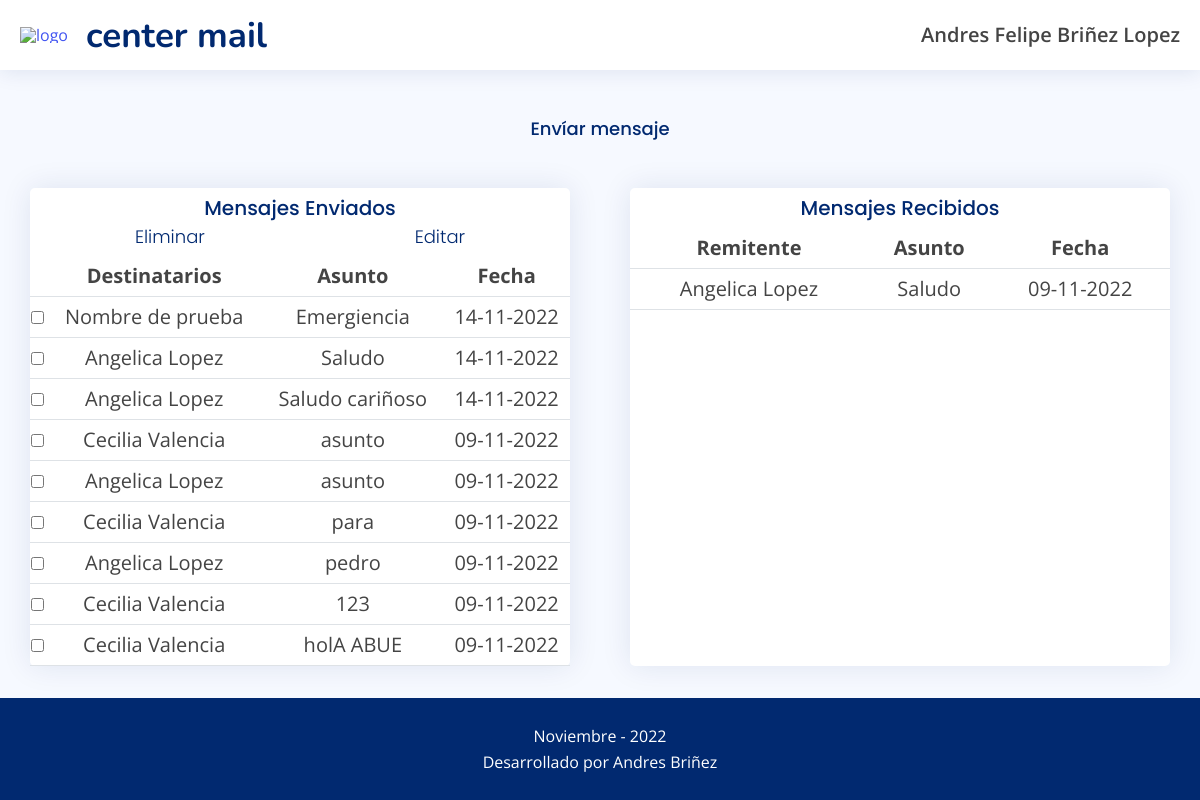
Page / (signed in) on the earlier database version.
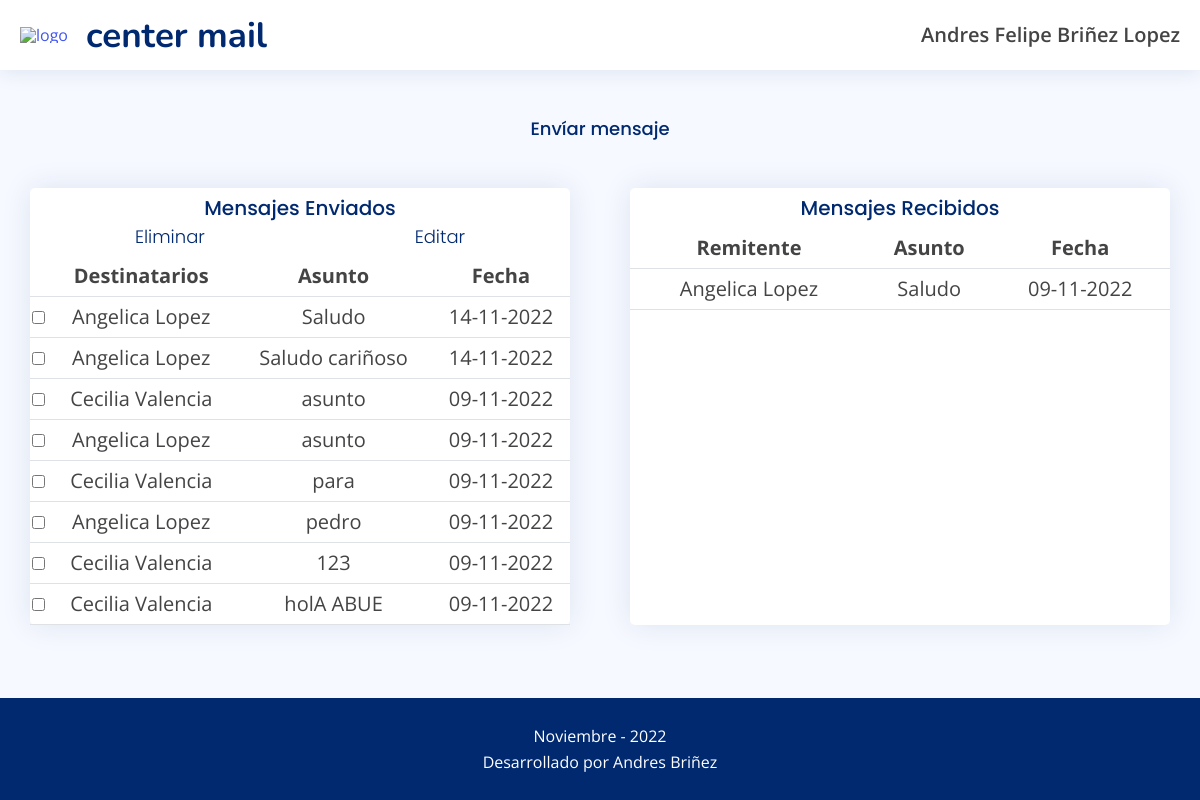
Same page on the later database version.
### tables this page shows
CREATE TABLE mensajes (mensajeID INTEGER PRIMARY KEY UNIQUE NOT NULL, asunto CHAR, mensaje CHAR, fecha CHAR, "from" CHAR, "to" INTEGER);

CREATE TABLE usuarios (id INTEGER PRIMARY KEY UNIQUE NOT NULL, name CHAR NOT NULL, password CHAR NOT NULL, correo CHAR NOT NULL);

### app.py (the view)
@app.route('/',methods=['GET','POST'])
def inicio():
    if 'id' in session:
        userName=session['userName']
        print(userName)
        print(session['id'])
        Enviados=DB.MensajesEnviados(userName)
        Recibidos=DB.MensajesRecibidos(userName)
        print(Enviados)
        print(Recibidos)
        return render_template('index.html',messagesEnd=Enviados,messagesRecibidos=Recibidos)
    else:
        return render_template('accesoDenegado.html')

### controller.py (called while the page is built)
def conexionDB():
    try:
        con =sql.connect('DB.db')
        print('Conexion exitosa')
        return con
    except Exception as error:
        print("Error Conexión",error )

def ejecutarSentenciaSQL(sql):
    try:
        conexion=conexionDB()
        cursor=conexion.cursor()#  cursor el cual es el que ejecuta las consultas sql
        cursor.execute(sql) # ejecuta la sentencia
        print('Sentencia ejecutada')
        conexion.commit() # realiza la sentencia sql
        resultado=cursor.fetchall()
        return resultado
    except Exception as e:
        print("Error al ejecutar la sentencia: " + str(e))
        return False

def MensajesEnviados(origen):
    try:
        sql= "SELECT \"mensajeID\", u.\"name\",asunto,fecha FROM mensajes m  JOIN usuarios u ON m.\"to\"  = u.id WHERE \"from\" = '"+origen+"' ORDER BY fecha DESC ;"
        print(sql)
        resultado=ejecutarSentenciaSQL(sql)
        print(resultado)
        if (len(resultado)>0):
            return resultado # existen mensajes
        else :
            return 'no mensajes' # no hay mensajes
    except Exception as e:
        print("Error al traer los datos: " + str(e))

def MensajesRecibidos(origen):
    try:
        sql= "SELECT \"mensajeID\",\"from\",asunto,fecha,u.\"name\" FROM mensajes m  JOIN usuarios u ON m.\"to\"  = u.id WHERE \"name\" = '"+origen+"' ORDER BY fecha DESC ;"
        print(sql)
        resultado= ejecutarSentenciaSQL(sql)
        print(resultado)
        if (len(resultado)>0):
            return resultado # existe
        else :
            return 'no mensajes' # no existe
    except Exception as e:
        print("Error al traer los datos: " + str(e))

### templates/index.html (shortened to what this page needs)
{%extends 'base.html'%}
{% block style %}<link rel="stylesheet" href="/static/css/index.css" />{% endblock %}>
{% block nav %}
<nav>
    <div class="logo">
        <a href="{{url_for('inicio')}}">
            <img src="https://cdn-icons-png.flaticon.com/512/7677/7677701.png" alt="logo">
            <h1>center mail</h1>
        </a>
    </div>
    <div id="navegador">
        <ul>
        <li  id="seccion1"onmouseover="ver(1)" >{{session['userName']}}</a>
        </li>
        </ul>
    </div>
</nav>
{% endblock %}
{% block body %}
    <a id="endMessage" href="{{url_for('sendMessage')}}">Envíar mensaje</a>
    <div class="mensajes">
        <div class="mensajesEnviados">
            {% if messagesEnd != 'no mensajes' %}
                <div class="nav">
                    <h3 class="title">Mensajes Enviados </h3>
                    <div class="crud">
                        <a class="btnEliminar" href="">Eliminar</a>
                        <a class="btnEditar" href="">Editar</a>
                    </div>
                </div>
                <table>
                    <thead>
                        <tr>
                            <th></th>
                            <th>Destinatarios</th>
                            <th>Asunto</th>
                            <th>Fecha</th>
                        </tr>
                    </thead>
                    <tbody>
                {% for message in messagesEnd %}
                    <tr>
                        <td><input class="checkbox" type="checkbox" name="message" value="{{message[0]}}"></td>
                        <td>{{message[1]}}</td>
                        <td>{{message[2]}}</td>
                        <td>{{message[3]}}</td>
                    </tr>
                {% endfor %}
                    </tbody>
                </table>
                {% else %}
                <p class="no-mensajes">No hay mensajes enviados</p>
            {% endif %}
        </div>
        <div class="mensajesRecibidos">
            {% if messagesRecibidos != 'no mensajes' %}
            <h3 class="title">Mensajes Recibidos </h3>
                <table>
                    <thead>
                        <tr>
                            <th>Remitente</th>
                            <th>Asunto</th>
                            <th>Fecha</th>
                        </tr>
                    </thead>
                    <tbody>
                {% for message in messagesRecibidos %}
                    <tr>
                        <td>{{message[1]}}</td>
                        <td>{{message[2]}}</td>
                        <td>{{message[3]}}</td>
                    </tr>
                {% endfor %}
                    </tbody>
                </table>
            {% else %}
                <p class="no-mensajes">No hay mensajes recibidos</p>
            {% endif %}
        </div>
    </div>
{% endblock %}

### templates/base.html (shortened to what this page needs)
<!DOCTYPE html>
<html lang="es">
<head>
    <link rel="stylesheet" href="/static/css/normalize.css">
    <link rel="stylesheet" href="/static/css/reset.css">
    <link rel="stylesheet" href="/static/css/base.css">
    <link rel="stylesheet" href="/static/css/style.css">
    <link rel="stylesheet" href="/static/css/nav.css">
    {% block style  %} {% endblock %}
</head>
<body>
    {% block nav %}
    {% endblock %}
    {% block body  %}
     {% endblock %}
     <footer>
        <p>Noviembre - 2022</p>
        <p>Desarrollado por Andres Briñez</p>
     </footer>
</body>
</html>

### static/css/base.css (style rules this page uses)
body { background: #E5E5E5; font-family: 'Lexend Deca'; }
footer { background: #012970; color: #fff; width: 100%; padding: 20px; text-align: center; }
footer p { margin: 10px; }
html { height: 100%; }
body { display: flex; flex-direction: column; min-height: 100%; }
footer { margin-top: auto; }

### static/css/style.css (style rules this page uses)
:root { scroll-behavior: smooth; }
body { font-family: "Open Sans", sans-serif; background: #f6f9ff; color: #444444; }
a { color: #4154f1; text-decoration: none; }
h1, h2, h3, h4, h5, h6 { font-family: "Nunito", sans-serif; }
.logo { line-height: 1; }
@media (min-width: 1200px) { .logo { width: 280px; } }
.logo img { max-height: 26px; margin-right: 6px; }

### static/css/nav.css (style rules this page uses)
* { box-sizing: border-box; }
nav { display: flex; justify-content: space-between; align-items: center; height: 70px; box-shadow: 0px 2px 20px rgba(1, 41, 112, 0.1); background-color: #fff; padding-left: 20px; width: 100%; }
h1 { font-family: "Nunito", sans-serif; font-size: 35px; font-weight: 700; color: #012970 }
.logo a { width: 90%; display: flex; margin: 0; padding: 0; align-items: center; }
.logo a img { width: 60px; max-height: 50px; }
#navegador li { width: 100%; list-style-type: none; position: relative; cursor: pointer; font-size: 20px; font-weight: 600; padding-right: 20px; }

### static/css/index.css (style rules this page uses)
body { background-color: #F6F9FF; }
#endMessage { font-size: 110px; display: inline-block; text-align: center; width: 100%; margin: 50px 0px; background-color: #F6F9FF; font-size: 18px; font-weight: 500; color: #012970; font-family: "Poppins", sans-serif; }
.mensajes { display: flex; justify-content: space-around; }
.mensajesEnviados,.mensajesRecibidos { width: 45%; }
.title { font-size: 20px; font-weight: 500; color: #012970; font-family: "Poppins", sans-serif; margin: 10px 0px; text-align: center; }
.crud { display: flex; justify-content: space-around; margin: 10px 0px; }
.mensajesEnviados a { font-weight: 300; font-size: 18px; text-decoration: none; color: #012970; font-family: "Poppins", sans-serif; }
.mensajesEnviados, .mensajesRecibidos { min-height: 100px; background-color: #fff; margin-bottom: 30px; border-radius: 5px; box-shadow: 0px 0 30px rgba(1, 41, 112, 0.1); }
table { padding: .5rem .5rem; width: 100%; border-collapse: collapse; }
thead { padding: .5rem .5rem; font-weight: bold; border-bottom: 1px #DEE2E6 solid ; }
tr { padding: .5rem .5rem; border-bottom: 1px #DEE2E6 solid ; text-align: center; font-size: 20px; }
th,td { padding:10px 0 ; }

Differences in the rows shown:
removed mensajes: name "Nombre de prueba", asunto "Emergiencia", fecha "14-11-2022", shown under "Mensajes Enviados"
